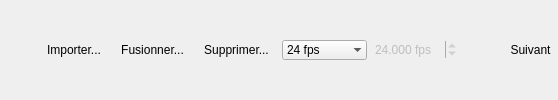
         <widget class="QFrame" name="frame">
          <property name="frameShape">
           <enum>QFrame::NoFrame</enum>
          </property>
          <property name="frameShadow">
           <enum>QFrame::Sunken</enum>
          </property>
          <layout class="QHBoxLayout" name="horizontalLayout">
           <property name="leftMargin">
            <number>0</number>
           </property>
           <property name="topMargin">
            <number>0</number>
           </property>
           <property name="rightMargin">
            <number>0</number>
           </property>
           <property name="bottomMargin">
            <number>0</number>
           </property>
           <item>
            <spacer name="horizontalSpacer_24">
             <property name="orientation">
              <enum>Qt::Horizontal</enum>
             </property>
             <property name="sizeHint" stdset="0">
              <size>
               <width>40</width>
               <height>20</height>
              </size>
             </property>
            </spacer>
           </item>
           <item>
            <widget class="QToolButton" name="browseButton">
             <property name="toolTip">
              <string>Importer un fichier de timecodes</string>
             </property>
             <property name="statusTip">
              <string>Importation de fichier de timecode ; remplace les timecodes existant.</string>
             </property>
             <property name="text">
              <string>Importer...</string>
             </property>
             <property name="icon">
              <iconset resource="ressources.qrc">
               <normaloff>:/icons/list</normaloff>:/icons/list</iconset>
             </property>
             <property name="iconSize">
              <size>
               <width>32</width>
               <height>32</height>
              </size>
             </property>
             <property name="toolButtonStyle">
              <enum>Qt::ToolButtonTextBesideIcon</enum>
             </property>
             <property name="autoRaise">
              <bool>true</bool>
             </property>
            </widget>
           </item>
           <item>
            <widget class="QToolButton" name="fusionButton">
             <property name="toolTip">
              <string>Fusionner un fichier de timecode</string>
             </property>
             <property name="statusTip">
              <string>Importe un fichier de timecode ; fusionne avec les timecodes existant.</string>
             </property>
             <property name="text">
              <string>Fusionner...</string>
             </property>
             <property name="icon">
              <iconset resource="ressources.qrc">
               <normaloff>:/icons/list_add</normaloff>:/icons/list_add</iconset>
             </property>
             <property name="iconSize">
              <size>
               <width>32</width>
               <height>32</height>
              </size>
             </property>
             <property name="toolButtonStyle">
              <enum>Qt::ToolButtonTextBesideIcon</enum>
             </property>
             <property name="autoRaise">
              <bool>true</bool>
             </property>
            </widget>
           </item>
           <item>
            <widget class="QToolButton" name="removeClipButton">
             <property name="toolTip">
              <string>Supprimer les clips sélectionnés</string>
             </property>
             <property name="statusTip">
              <string>Supprime les clips sélectionnés dans la liste.</string>
             </property>
             <property name="text">
              <string>Supprimer...</string>
             </property>
             <property name="icon">
              <iconset resource="ressources.qrc">
               <normaloff>:/icons/media_remove</normaloff>:/icons/media_remove</iconset>
             </property>
             <property name="iconSize">
              <size>
               <width>32</width>
               <height>32</height>
              </size>
             </property>
             <property name="toolButtonStyle">
              <enum>Qt::ToolButtonTextBesideIcon</enum>
             </property>
             <property name="autoRaise">
              <bool>true</bool>
             </property>
            </widget>
           </item>
           <item>
            <widget class="QComboBox" name="fpsBox">
             <property name="minimumSize">
              <size>
               <width>75</width>
               <height>0</height>
              </size>
             </property>
             <property name="toolTip">
              <string>Fréquence d'images</string>
             </property>
             <property name="statusTip">
              <string>Change la fréquence d'images.</string>
             </property>
             <property name="currentIndex">
              <number>5</number>
             </property>
             <property name="frame">
              <bool>false</bool>
             </property>
             <item>
              <property name="text">
               <string>Custom</string>
              </property>
             </item>
             <item>
              <property name="text">
               <string>8 fps</string>
              </property>
             </item>
             <item>
              <property name="text">
               <string>12 fps</string>
              </property>
             </item>
             <item>
              <property name="text">
               <string>15 fps</string>
              </property>
             </item>
             <item>
              <property name="text">
               <string>23.976 fps</string>
              </property>
             </item>
             <item>
              <property name="text">
               <string>24 fps</string>
              </property>
             </item>
             <item>
              <property name="text">
               <string>25 fps</string>
              </property>
             </item>
             <item>
              <property name="text">
               <string>29.97 fps</string>
              </property>
             </item>
             <item>
              <property name="text">
               <string>30 fps</string>
              </property>
             </item>
             <item>
              <property name="text">
               <string>50 fps</string>
              </property>
             </item>
             <item>
              <property name="text">
               <string>59.94 fps</string>
              </property>
             </item>
             <item>
              <property name="text">
               <string>60 fps</string>
              </property>
             </item>
            </widget>
           </item>
           <item>
            <widget class="QDoubleSpinBox" name="fps">
             <property name="enabled">
              <bool>false</bool>
             </property>
             <property name="toolTip">
              <string>Fréquence d'images</string>
             </property>
             <property name="statusTip">
              <string>Change la fréquence d'images.</string>
             </property>
             <property name="frame">
              <bool>false</bool>
             </property>
             <property name="suffix">
              <string> fps</string>
             </property>
             <property name="decimals">
              <number>3</number>
             </property>
             <property name="minimum">
              <double>1.000000000000000</double>
             </property>
             <property name="maximum">
              <double>100.000000000000000</double>
             </property>
             <property name="value">
              <double>24.000000000000000</double>
             </property>
            </widget>
           </item>
           <item>
            <spacer name="horizontalSpacer_8">
             <property name="orientation">
              <enum>Qt::Horizontal</enum>
             </property>
             <property name="sizeHint" stdset="0">
              <size>
               <width>40</width>
               <height>20</height>
              </size>
             </property>
            </spacer>
           </item>
           <item>
            <widget class="QToolButton" name="edlNextButton">
             <property name="statusTip">
              <string>Accédez à la préparation des médias.</string>
             </property>
             <property name="text">
              <string>Suivant</string>
             </property>
             <property name="icon">
              <iconset resource="ressources.qrc">
               <normaloff>:/icons/arrow_right</normaloff>:/icons/arrow_right</iconset>
             </property>
             <property name="iconSize">
              <size>
               <width>32</width>
               <height>32</height>
              </size>
             </property>
             <property name="toolButtonStyle">
              <enum>Qt::ToolButtonTextBesideIcon</enum>
             </property>
             <property name="autoRaise">
              <bool>true</bool>
             </property>
            </widget>
           </item>
          </layout>
         </widget>
